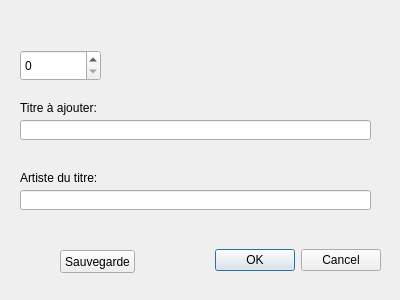
<?xml version="1.0" encoding="UTF-8"?>
<ui version="4.0">
 <class>DialogAjoutTitre</class>
 <widget class="QDialog" name="DialogAjoutTitre">
  <property name="geometry">
   <rect>
    <x>0</x>
    <y>0</y>
    <width>400</width>
    <height>300</height>
   </rect>
  </property>
  <property name="windowTitle">
   <string>Ajouter Un Titre</string>
  </property>
  <widget class="QDialogButtonBox" name="buttonBox">
   <property name="geometry">
    <rect>
     <x>190</x>
     <y>240</y>
     <width>191</width>
     <height>41</height>
    </rect>
   </property>
   <property name="orientation">
    <enum>Qt::Horizontal</enum>
   </property>
   <property name="standardButtons">
    <set>QDialogButtonBox::Cancel|QDialogButtonBox::Ok</set>
   </property>
   <property name="centerButtons">
    <bool>false</bool>
   </property>
  </widget>
  <widget class="QLineEdit" name="Titre">
   <property name="geometry">
    <rect>
     <x>20</x>
     <y>120</y>
     <width>351</width>
     <height>20</height>
    </rect>
   </property>
   <property name="text">
    <string/>
   </property>
  </widget>
  <widget class="QLineEdit" name="Artiste">
   <property name="geometry">
    <rect>
     <x>20</x>
     <y>190</y>
     <width>351</width>
     <height>20</height>
    </rect>
   </property>
   <property name="text">
    <string/>
   </property>
  </widget>
  <widget class="QLabel" name="label">
   <property name="geometry">
    <rect>
     <x>20</x>
     <y>100</y>
     <width>161</width>
     <height>16</height>
    </rect>
   </property>
   <property name="text">
    <string>Titre à ajouter:</string>
   </property>
  </widget>
  <widget class="QLabel" name="label_2">
   <property name="geometry">
    <rect>
     <x>20</x>
     <y>170</y>
     <width>141</width>
     <height>16</height>
    </rect>
   </property>
   <property name="text">
    <string>Artiste du titre:</string>
   </property>
  </widget>
  <widget class="QPushButton" name="Sauvegarde">
   <property name="geometry">
    <rect>
     <x>60</x>
     <y>250</y>
     <width>75</width>
     <height>23</height>
    </rect>
   </property>
   <property name="toolTip">
    <string>Ctrl +S</string>
   </property>
   <property name="text">
    <string>Sauvegarde</string>
   </property>
   <property name="shortcut">
    <string>Ctrl+S</string>
   </property>
  </widget>
  <widget class="QSpinBox" name="Num_Piste">
   <property name="geometry">
    <rect>
     <x>20</x>
     <y>50</y>
     <width>81</width>
     <height>31</height>
    </rect>
   </property>
   <property name="maximum">
    <number>999</number>
   </property>
  </widget>
 </widget>
 <tabstops>
  <tabstop>Num_Piste</tabstop>
  <tabstop>Titre</tabstop>
  <tabstop>Artiste</tabstop>
  <tabstop>Sauvegarde</tabstop>
 </tabstops>
 <resources/>
 <connections/>
</ui>
